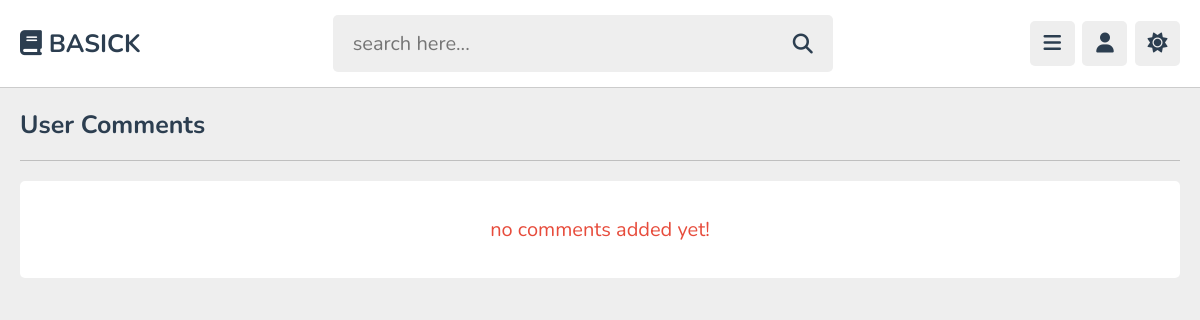
The page /admin/comments.php (signed in) on the database as committed earlier.
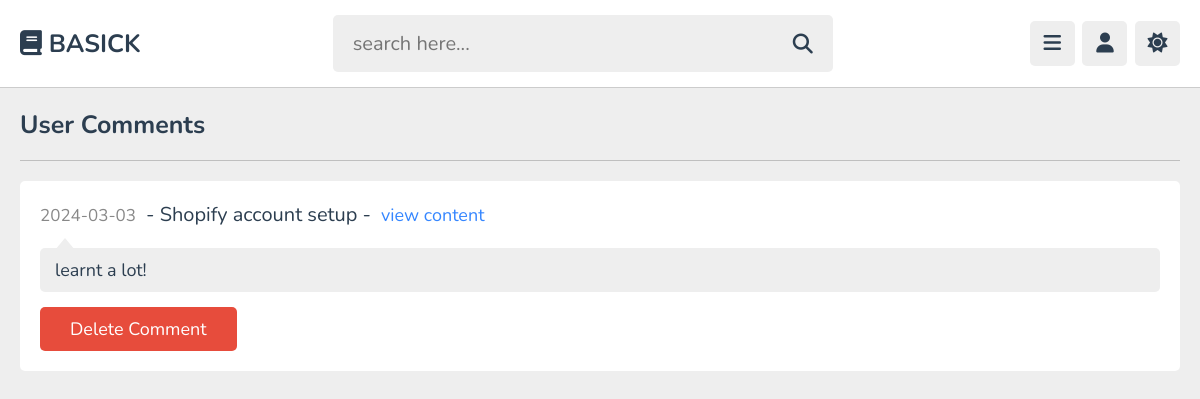
The same page on the database as committed later.
### tables this page shows
CREATE TABLE `comments` (
  `id` varchar(20) NOT NULL,
  `content_id` varchar(20) NOT NULL,
  `user_id` varchar(20) NOT NULL,
  `tutor_id` varchar(20) NOT NULL,
  `comment` varchar(1000) NOT NULL,
  `date` date NOT NULL DEFAULT current_timestamp()
);

CREATE TABLE `content` (
  `id` varchar(20) NOT NULL,
  `tutor_id` varchar(20) NOT NULL,
  `playlist_id` varchar(20) NOT NULL,
  `title` varchar(100) NOT NULL,
  `description` varchar(1000) NOT NULL,
  `video` varchar(100) NOT NULL,
  `thumb` varchar(100) NOT NULL,
  `date` date NOT NULL DEFAULT current_timestamp(),
  `status` varchar(20) NOT NULL DEFAULT 'deactive'
);

### admin/comments.php (the view, shortened to what this page needs)
<?php
include '../components/connect.php';
if(isset($_COOKIE['tutor_id'])){
   $tutor_id = $_COOKIE['tutor_id'];
}else{
   $tutor_id = '';
   header('location:login.php');
}
?>
<!DOCTYPE html>
<html lang="en">
<head>
   <link rel="stylesheet" href="https://cdnjs.cloudflare.com/ajax/libs/font-awesome/6.2.0/css/all.min.css">
   <link rel="stylesheet" href="../css/admin_style.css">
   <link rel="stylesheet" href="../css/style_footer.css">
</head>
<body>
<?php include '../components/admin_header.php'; ?>
<section class="comments">
   <h1 class="heading">user comments</h1>
   <div class="show-comments">
      <?php
         $select_comments = $conn->prepare("SELECT * FROM `comments` WHERE tutor_id = ?");
         $select_comments->execute([$tutor_id]);
         if($select_comments->rowCount() > 0){
            while($fetch_comment = $select_comments->fetch(PDO::FETCH_ASSOC)){
               $select_content = $conn->prepare("SELECT * FROM `content` WHERE id = ?");
               $select_content->execute([$fetch_comment['content_id']]);
               $fetch_content = $select_content->fetch(PDO::FETCH_ASSOC);
      ?>
      <div class="box" style="<?php if($fetch_comment['tutor_id'] == $tutor_id){echo 'order:-1;';} ?>">
         <div class="content"><span><?= $fetch_comment['date']; ?></span><p> - <?= $fetch_content['title']; ?> - </p><a href="view_content.php?get_id=<?= $fetch_content['id']; ?>">view content</a></div>
         <p class="text"><?= $fetch_comment['comment']; ?></p>
         <form action="" method="post">
            <button type="submit" name="delete_comment" class="inline-delete-btn" onclick="return confirm('delete this comment?');">delete comment</button>
         </form>
      </div>
      <?php
       }
      }else{
         echo '<p class="empty">no comments added yet!</p>';
      }
      ?>
      </div>
</section>
</body>
</html>

### components/admin_header.php (shortened to what this page needs)
<header class="header">
   <section class="flex">
      <a href="dashboard.php" class="logo"><i class="fa-solid fa-book"></i> BASICK</a>
      <form action="search_page.php" method="post" class="search-form">
         <input type="text" name="search" placeholder="search here..." required maxlength="100">
         <button type="submit" class="fas fa-search" name="search_btn"></button>
      </form>
      <div class="icons">
         <div id="menu-btn" class="fas fa-bars"></div>
         <div id="user-btn" class="fas fa-user"></div>
         <div id="toggle-btn" class="fas fa-sun"></div>
      </div>
   </section>
</header>

### css/admin_style.css (style rules this page uses)
:root { --main-color:#3586ff; --red:#e74c3c; --oragen:#f39c12; --white:#fff; --black:#2c3e50; --light-color:#888; --light-bg:#eee; --border:.1rem solid rgba(0,0,0,.2); }
* { font-family: 'Nunito', sans-serif; margin: 0; padding: 0; box-sizing: border-box; outline: none; border: none; text-decoration: none; }
html { font-size: 62.5%; overflow-x: hidden; }
body { background-color: var(--light-bg); padding-left: 30rem; }
section { padding:2rem; max-width: 1200px; margin: 0 auto; }
.btn, .option-btn, .delete-btn, .inline-btn, .inline-option-btn, .inline-delete-btn { border-radius: .5rem; padding: 1rem 3rem; font-size: 1.8rem; color: #fff; margin-top: 1rem; text-transform: capitalize; cursor: pointer; text-align: center; }
.inline-btn, .inline-option-btn, .inline-delete-btn { display: inline-block; }
.delete-btn, .inline-delete-btn { background-color: var(--red); }
.heading { padding-bottom: 1.8rem; border-bottom: var(--border); font-size: 2.5rem; color: var(--black); text-transform: capitalize; margin-bottom: 2rem; }
.header { background-color: var(--white); border-bottom: var(--border); position: sticky; top: 0; left: 0; right: 0; z-index: 1000; }
.header .flex { padding: 1.5rem 2rem; position: relative; display: flex; align-items: center; justify-content: space-between; }
.header .flex .logo { font-size: 2.5rem; color: var(--black); font-weight: bolder; }
.header .flex .search-form { width: 50rem; border-radius: .5rem; display: flex; align-items: center; gap: 2rem; padding: 1.5rem 2rem; background-color: var(--light-bg); }
.header .flex .search-form input { width: 100%; background:none; font-size: 2rem; color: var(--black); }
.header .flex .search-form button { font-size: 2rem; color: var(--black); cursor: pointer; background: none; }
.header .flex .icons div { font-size: 2rem; color: var(--black); border-radius: .5rem; height: 4.5rem; cursor: pointer; width: 4.5rem; line-height: 4.4rem; background-color: var(--light-bg); text-align: center; margin-left: .5rem; }
.comments .show-comments { background-color: var(--white); border-radius: .5rem; padding: 2rem; display: grid; gap: 2.5rem; }
.comments .show-comments .content { margin-bottom: 2rem; }
.comments .show-comments .content p { font-size: 2rem; color: var(--black); padding: 0 1rem; display: inline-block; }
.comments .show-comments .content span { font-size: 1.7rem; color: var(--light-color); }
.comments .show-comments .content a { color: var(--main-color); font-size: 1.8rem; }
.comments .show-comments .text { border-radius: .5rem; background-color: var(--light-bg); padding: 1rem 1.5rem; color: var(--black); margin: .5rem 0; position: relative; z-index: 0; white-space: pre-line; font-size: 1.8rem; }
.comments .show-comments .text::before { content: ''; position: absolute; top: -1rem; left: 1.5rem; height: 1.2rem; width: 2rem; background-color: var(--light-bg); clip-path: polygon(50% 0%, 0% 100%, 100% 100%); }
@media (max-width:1200px) { body { padding-left: 0; } }
.empty { background-color: var(--white); border-radius: .5rem; padding: 1.5rem; text-align: center; width: 100%; font-size: 2rem; color: var(--red); }

### css/style_footer.css (style rules this page uses)
* { margin: 0; padding: 0; box-sizing: border-box; font-family: 'Nunito', sans-serif; }

Rows that differ between the two databases and show on the page:
added comments: date "2024-03-03", content.title "Shopify account setup", comment "learnt a lot!"
Other text that changed with them:
text no longer shown: "no comments added yet!"
